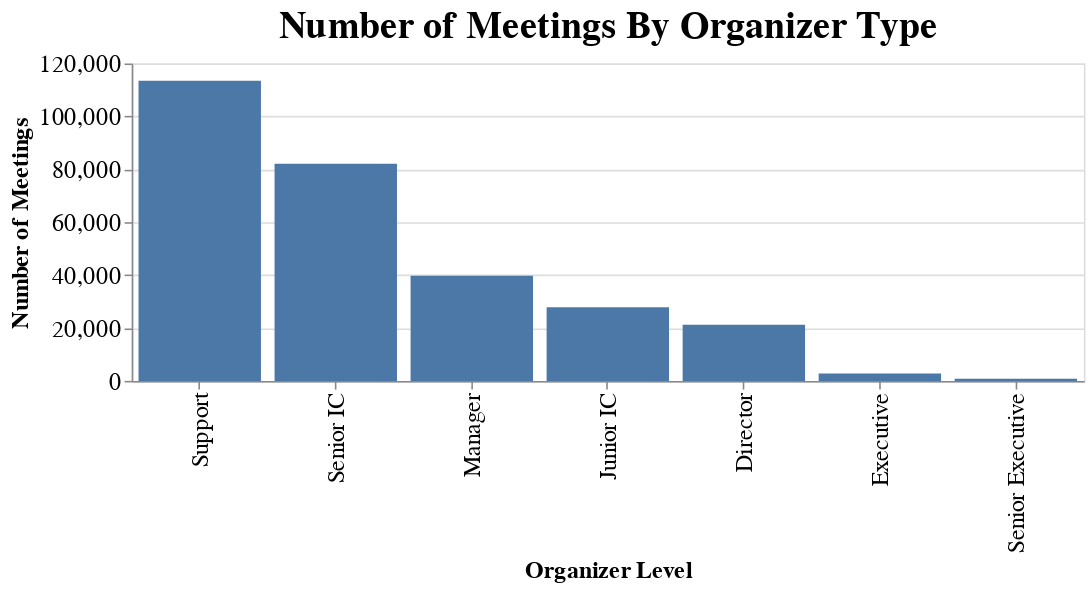

The code cell stored with this chart in its notebook:
### Code cell
# Number of meetings by Functional Organization
alt.Chart(new_df2).mark_bar().encode(
    alt.X('Organizer_LevelDesignation', sort="-y", axis=alt.Axis(title="Organizer Level")),
    alt.Y('Organizer_Count', axis=alt.Axis(title="Number of Meetings")),
).interactive().properties(title='Number of Meetings By Organizer Type').configure_axis(
    labelFontSize=15,titleFontSize=15,).configure_title(fontSize=24).properties(
        width=600, height=200
    )

### Figure 1 — Vega-Lite specification as saved in the notebook (floating-point values rounded to 4 significant figures)
{"config": {"view": {"continuousWidth": 400, "continuousHeight": 300}, "axis": {"labelFontSize": 15, "titleFontSize": 15}, "title": {"fontSize": 24}}, "data": {"name": "data-fc52f403dc3d5b6048ae07455db657c2"}, "mark": "bar", "encoding": {"x": {"type": "nominal", "axis": {"title": "Organizer Level"}, "field": "Organizer_LevelDesignation", "sort": "-y"}, "y": {"type": "quantitative", "axis": {"title": "Number of Meetings"}, "field": "Organizer_Count"}}, "height": 200, "selection": {"selector003": {"type": "interval", "bind": "scales", "encodings": ["x", "y"]}}, "title": "Number of Meetings By Organizer Type", "width": 600, "$schema": "https://vega.github.io/schema/vega-lite/v4.8.1.json", "datasets": {"data-fc52f403dc3d5b6048ae07455db657c2": [{"Organizer_LevelDesignation": "Manager", "Organizer_Count": 39756}, {"Organizer_LevelDesignation": "Junior IC", "Organizer_Count": 27872}, {"Organizer_LevelDesignation": "Support", "Organizer_Count": 113478}, {"Organizer_LevelDesignation": "Senior IC", "Organizer_Count": 82102}, {"Organizer_LevelDesignation": "Director", "Organizer_Count": 21263}, {"Organizer_LevelDesignation": "Senior Executive", "Organizer_Count": 786}, {"Organizer_LevelDesignation": "Executive", "Organizer_Count": 2786}]}}
